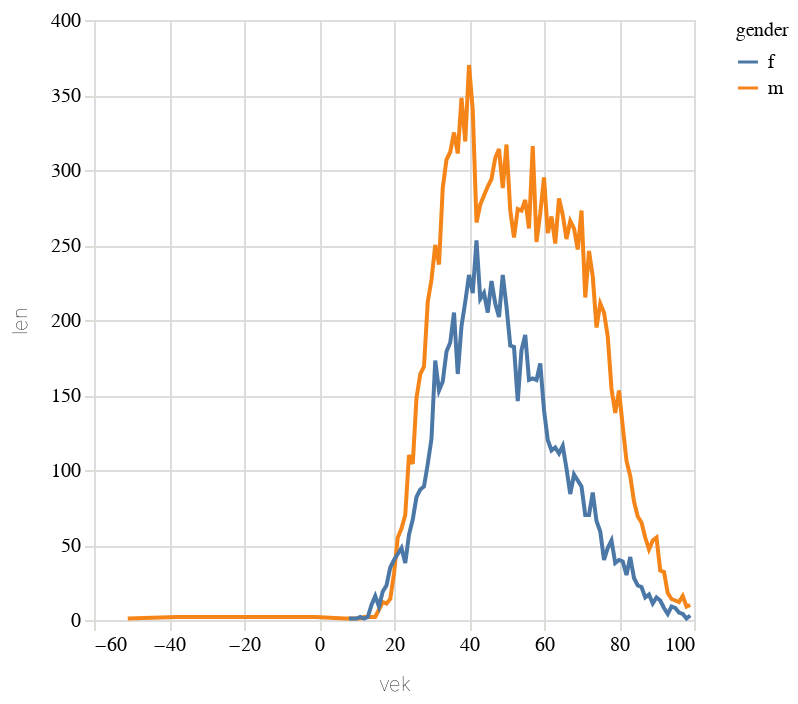

Notebook cell for this chart:
### Markdown cell above
## Věková struktura

### Code cell
alt.Chart(
    pl.concat([ceske_romany, ceske_kratke]).group_by(["gender","vek"]).len().sort(by="vek").filter(pl.col('gender').is_in(['m','f'])).to_pandas()
).mark_line().encode(alt.X("vek"),alt.Y("len"),alt.Color("gender"))

### Figure 1 — Vega-Lite specification as saved in the notebook (floating-point values rounded to 4 significant figures; data arrays with more than 128 entries replaced by an {"elided": "..."} marker saying what was removed)
{"config": {"title": {"font": "Noticia Text", "fontSize": 14, "anchor": "start", "lineHeight": 21, "fontWeight": "bolder", "subtitleFont": "Noticia Text", "subtitleFontSize": 12, "subtitlePadding": 12, "dy": -12}, "axis": {"labelFont": "Asap", "titleFont": "Asap", "fontWeight": "lighter", "titleFontWeight": "lighter", "labelFontSize": 10, "titleFontSize": 10, "labelPadding": 2, "titlePadding": 10, "domainOpacity": 0, "tickColor": "#DCDDD6"}, "legend": {"labelFont": "Asap", "labelFontWeight": "normal", "titleFont": "Asap", "titleFontWeight": "normal", "labelFontSize": 10, "titleFontSize": 10}}, "data": {"name": "data-facd56cbb5e52a4d0965148b4e617020"}, "mark": {"type": "line"}, "encoding": {"color": {"field": "gender", "type": "nominal"}, "x": {"field": "vek", "type": "quantitative"}, "y": {"field": "len", "type": "quantitative"}}, "$schema": "https://vega.github.io/schema/vega-lite/v5.8.0.json", "datasets": {"data-facd56cbb5e52a4d0965148b4e617020": {"elided": "183 records"}}}
